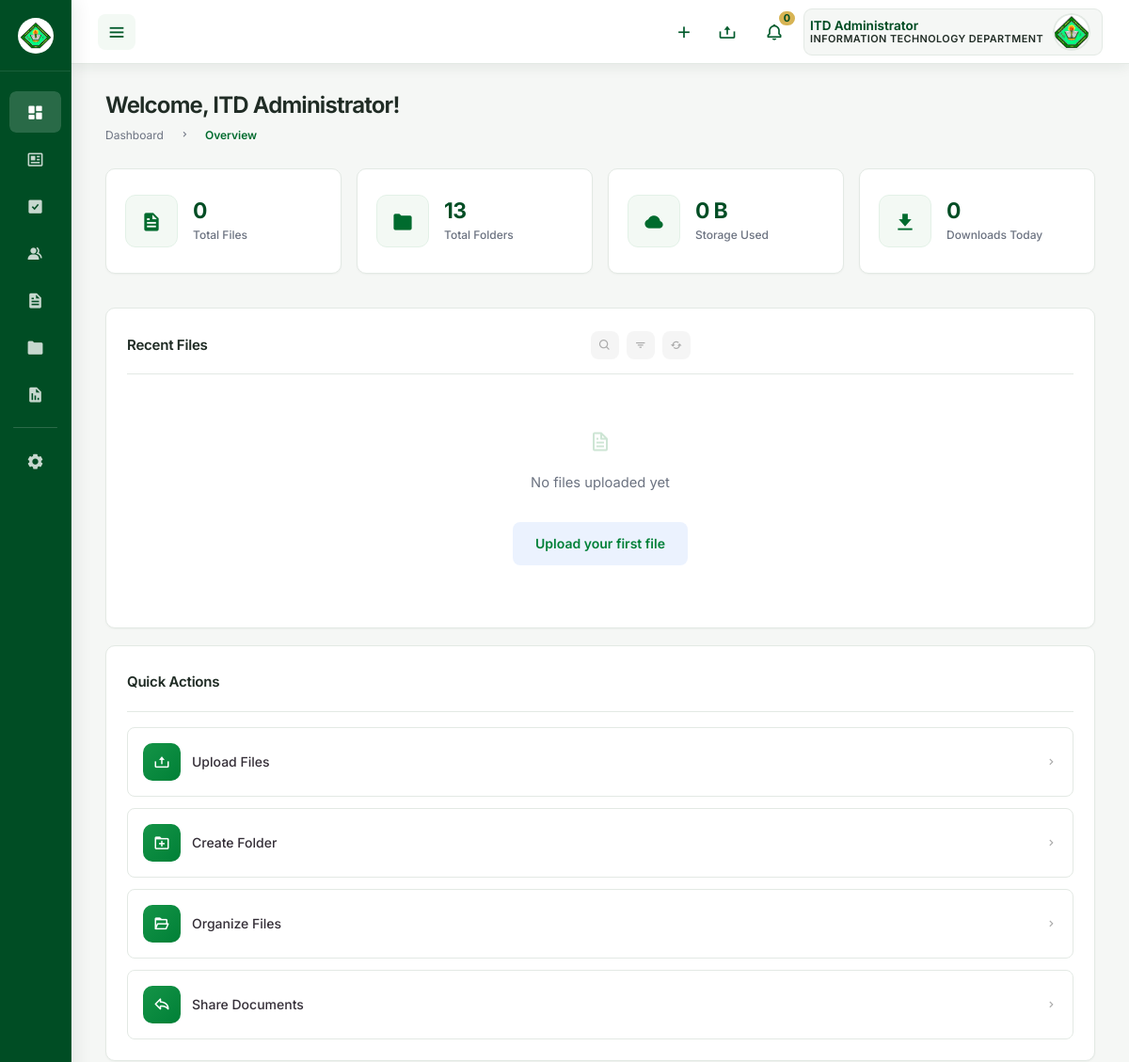
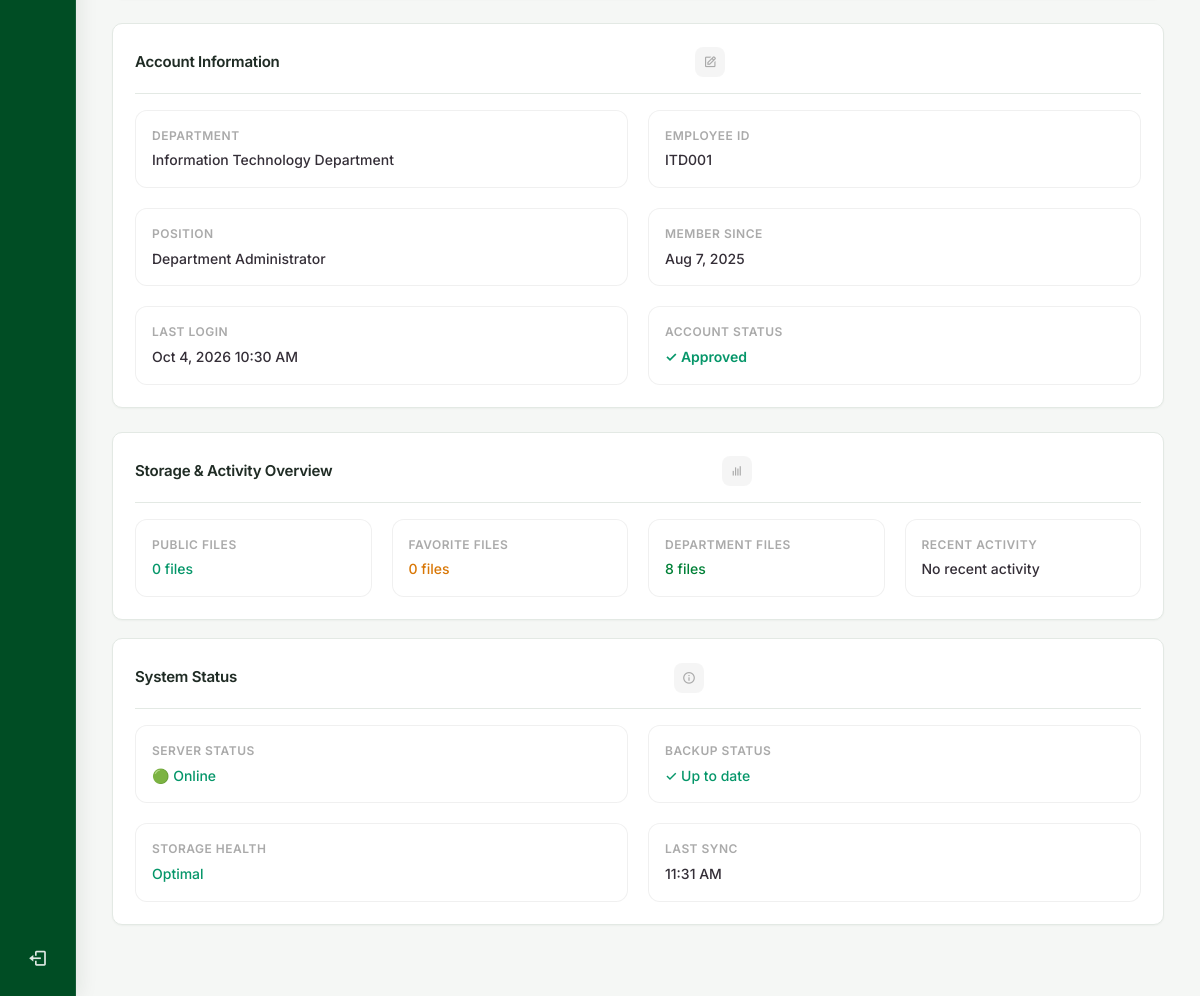
Page /roles/user/dashboard.php (signed in) on the committed database (2 pictures, top to bottom).
### tables this page shows
CREATE TABLE `users` (
  `id` int NOT NULL,
  `username` varchar(50) NOT NULL,
  `email` varchar(255) NOT NULL,
  `password` varchar(255) NOT NULL,
  `role` enum('admin','user','super_admin') NOT NULL DEFAULT 'user',
  `is_approved` tinyint(1) NOT NULL DEFAULT '0',
  `name` varchar(100) NOT NULL,
  `mi` varchar(5) DEFAULT NULL,
  `surname` varchar(100) NOT NULL,
  `employee_id` varchar(20) DEFAULT NULL,
  `position` varchar(100) DEFAULT NULL,
  `department_id` int DEFAULT NULL,
  `is_restricted` tinyint(1) DEFAULT '0',
  `profile_image` varchar(255) DEFAULT NULL,
  `phone` varchar(20) DEFAULT NULL,
  `address` text,
  `date_of_birth` date DEFAULT NULL,
  `hire_date` date DEFAULT NULL,
  `last_login` datetime DEFAULT NULL,
  `failed_login_attempts` int DEFAULT '0',
  `account_locked_until` datetime DEFAULT NULL,
  `email_verified` tinyint(1) DEFAULT '0',
  `email_verification_token` varchar(255) DEFAULT NULL,
  `password_reset_token` varchar(255) DEFAULT NULL,
  `password_reset_expires` datetime DEFAULT NULL,
  `created_at` datetime DEFAULT CURRENT_TIMESTAMP,
  `updated_at` datetime DEFAULT CURRENT_TIMESTAMP ON UPDATE CURRENT_TIMESTAMP,
  `created_by` int DEFAULT NULL,
  `approved_by` int DEFAULT NULL,
  `approved_at` datetime DEFAULT NULL
);

CREATE TABLE `departments` (
  `id` int NOT NULL,
  `department_code` varchar(10) NOT NULL,
  `department_name` varchar(100) NOT NULL,
  `description` text,
  `head_of_department` varchar(100) DEFAULT NULL,
  `contact_email` varchar(255) DEFAULT NULL,
  `contact_phone` varchar(20) DEFAULT NULL,
  `created_at` datetime DEFAULT CURRENT_TIMESTAMP,
  `updated_at` datetime DEFAULT CURRENT_TIMESTAMP ON UPDATE CURRENT_TIMESTAMP,
  `is_active` tinyint(1) DEFAULT '1'
);

### roles/user/dashboard.php (the view, shortened to what the rows shown need)
<?php
require_once '../../includes/config.php';
$currentUser = getCurrentUser($pdo);
?>
<!DOCTYPE html>
<html lang="en">
<head>
    <link href='https://unpkg.com/boxicons@2.0.9/css/boxicons.min.css' rel='stylesheet'>
    <link rel="stylesheet" href="assets/css/components/sidebar.css?v=<?= time() ?>">
    <link rel="stylesheet" href="assets/css/components/navbar.css?v=<?= time() ?>">
    <link rel="stylesheet" href="assets/css/pages/dashboard/file_table.css">
    <link rel="stylesheet" href="assets/css/pages/dashboard/grid_layout.css">
    <link rel="stylesheet" href="assets/css/pages/dashboard/profile_system.css">
    <link rel="stylesheet" href="assets/css/pages/dashboard/responsive.css">
    <link rel="stylesheet" href="assets/css/pages/dashboard/stats_card.css">
    <?php include __DIR__ . '/../../includes/theme.php'; ?>
</head>
<body class="user-dashboard-page">
    <section id="content">
        <?php include 'components/navbar.html'; ?>
        <main>
            <div class="head-title">
                <div class="left">
                    <h1>Welcome, <?php echo $userName; ?>!</h1>
                </div>
            </div>
            <div class="dashboard-grid">
                <div>
                    <div class="dashboard-card">
                        <div class="account-info">
                            <div class="info-item">
                                <div class="info-label">Department</div>
                                <div class="info-value"><?php echo htmlspecialchars($currentUser['department_name'] ?? 'N/A'); ?></div>
                            </div>
                            <div class="info-item">
                                <div class="info-label">Employee ID</div>
                                <div class="info-value"><?php echo htmlspecialchars($currentUser['employee_id'] ?? 'N/A'); ?></div>
                            </div>
                            <div class="info-item">
                                <div class="info-label">Position</div>
                                <div class="info-value"><?php echo htmlspecialchars($currentUser['position'] ?? 'N/A'); ?></div>
                            </div>
                            <div class="info-item">
                                <div class="info-label">Member Since</div>
                                <div class="info-value"><?php echo date('M j, Y', strtotime($currentUser['created_at'])); ?></div>
                            </div>
                            <div class="info-item">
                                <div class="info-label">Last Login</div>
                                <div class="info-value">
                                    <?php
                                    if ($currentUser['last_login']) {
                                        echo date('M j, Y g:i A', strtotime($currentUser['last_login']));
                                    } else {
                                        echo 'First login';
                                    }
                                    ?>
                                </div>
                            </div>
                        </div>
                    </div>
                </div>
            </div>
        </main>
    </section>
</body>
</html>

### rows in the picture
users: department.department_name "Information Technology Department", employee "ITD001", position "Department Administrator", created_at "Aug 7, 2025", last_login "Oct 4, 2026 10:30 AM"

### other values in the picture
$userName "ITD Administrator"
$stats['total_files'] "0"
$stats['total_folders'] "13"
formatFileSize($stats['storage_used']) "0 B"
$stats['downloads_today'] "0"
$stats['public_files'] "0"
$stats['favorite_files'] "0"
$stats['department_files'] "8"
